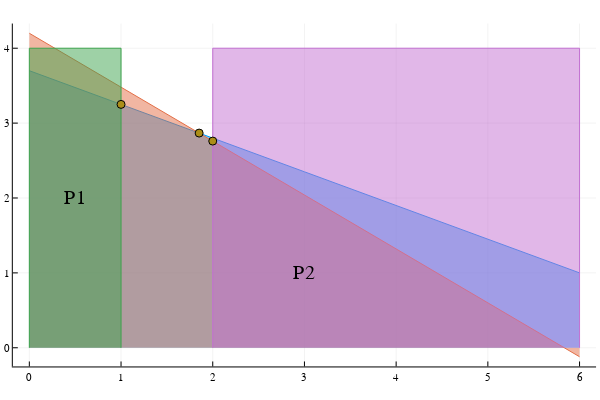

This figure's notebook cell:
### Markdown cell above
La solución óptima de la relajación de  $M_1$ es $(x_1,y_1)=(1;3.25)$ de valor $z_1=19.25$, y la solución óptima de la relajación de $M_2$ es $(x_2,y_2)=(2;2.76)$ de valor $z_2=19.8$. Luego ambos nodos se crean activos.
  
> Terminamos la ramificación:
> Se agregan al árbol BnB los nodos $(M_1,19.25,\text{activo})$ y $(M_2,19.8, \text{activo})$
> Propagamos las cotas. La cota superior de $M_0$ se actualiza de 19.888 a $\max\{19.25,19.8\}=19.8$.

### Code cell
#redibujamos el plot anterior
f(x) = (74-9x)/20
g(x) = (105-18x)/25
X = [0,6]
plot(X, [f,g], fill = (0, 0.5, :auto), leg=false)

#zona x<1
plot!([0, 0, 1, 1], [0, 4, 4, 0], fill=(0, 0.5, :auto))
annotate!(0.5, 2, "P1", :color)

#zona x>2
plot!([2, 2, 6, 6], [0, 4, 4, 0], fill=(0, 0.5, :auto))
annotate!(3, 1, "P2", :color)

#puntos encontrados
scatter!([x0, x1, x2],[y0,y1,y2])

### Figure 1 — Plotly figure (JSON) as saved in the notebook; plotly's stock layout.template omitted (floating-point values rounded to 4 significant figures)
{"data": [{"colorbar": {"title": ""}, "fill": "tozeroy", "fillcolor": "rgba(0, 154, 250, 0.500)", "legendgroup": "y1", "line": {"color": "rgba(0, 154, 250, 1.000)", "dash": "solid", "shape": "linear", "width": 1}, "mode": "lines", "name": "y1", "showlegend": true, "type": "scatter", "x": [0, 6], "xaxis": "x", "y": [3.7, 1], "yaxis": "y", "zmax": null, "zmin": null}, {"colorbar": {"title": ""}, "fill": "tozeroy", "fillcolor": "rgba(227, 111, 71, 0.500)", "legendgroup": "y2", "line": {"color": "rgba(227, 111, 71, 1.000)", "dash": "solid", "shape": "linear", "width": 1}, "mode": "lines", "name": "y2", "showlegend": true, "type": "scatter", "x": [0, 6], "xaxis": "x", "y": [4.2, -0.12], "yaxis": "y", "zmax": null, "zmin": null}, {"colorbar": {"title": ""}, "fill": "tozeroy", "fillcolor": "rgba(62, 164, 78, 0.500)", "legendgroup": "y3", "line": {"color": "rgba(62, 164, 78, 1.000)", "dash": "solid", "shape": "linear", "width": 1}, "mode": "lines", "name": "y3", "showlegend": true, "type": "scatter", "x": [0, 0, 1, 1], "xaxis": "x", "y": [0, 4, 4, 0], "yaxis": "y", "zmax": null, "zmin": null}, {"colorbar": {"title": ""}, "fill": "tozeroy", "fillcolor": "rgba(195, 113, 210, 0.500)", "legendgroup": "y4", "line": {"color": "rgba(195, 113, 210, 1.000)", "dash": "solid", "shape": "linear", "width": 1}, "mode": "lines", "name": "y4", "showlegend": true, "type": "scatter", "x": [2, 2, 6, 6], "xaxis": "x", "y": [0, 4, 4, 0], "yaxis": "y", "zmax": null, "zmin": null}, {"colorbar": {"title": ""}, "legendgroup": "y5", "marker": {"color": "rgba(172, 142, 24, 1.000)", "line": {"color": "rgba(0, 0, 0, 1.000)", "width": 1}, "size": 8, "symbol": "circle"}, "mode": "markers", "name": "y5", "showlegend": true, "type": "scatter", "x": [1.852, 1, 2], "xaxis": "x", "y": [2.867, 3.25, 2.76], "yaxis": "y", "zmax": null, "zmin": null}], "layout": {"annotations": [{"font": {"color": "rgba(0, 0, 0, 1.000)", "family": "color", "size": 20}, "rotation": 0, "showarrow": false, "text": "P1", "x": 0.5, "xanchor": "center", "xref": "x", "y": 2, "yanchor": "middle", "yref": "y"}, {"font": {"color": "rgba(0, 0, 0, 1.000)", "family": "color", "size": 20}, "rotation": 0, "showarrow": false, "text": "P2", "x": 3, "xanchor": "center", "xref": "x", "y": 1, "yanchor": "middle", "yref": "y"}], "height": 400, "margin": {"b": 20, "l": 0, "r": 0, "t": 20}, "paper_bgcolor": "rgba(255, 255, 255, 1.000)", "plot_bgcolor": "rgba(255, 255, 255, 1.000)", "showlegend": false, "width": 600, "xaxis": {"anchor": "y", "domain": [0.02138, 0.9934], "gridcolor": "rgba(0, 0, 0, 0.100)", "gridwidth": 0.5, "linecolor": "rgba(0, 0, 0, 1.000)", "mirror": false, "range": [-0.18, 6.18], "showgrid": true, "showline": true, "showticklabels": true, "tickangle": 0, "tickcolor": "rgb(0, 0, 0)", "tickfont": {"color": "rgba(0, 0, 0, 1.000)", "family": "sans-serif", "size": 11}, "tickmode": "array", "ticks": "inside", "ticktext": ["0", "1", "2", "3", "4", "5", "6"], "tickvals": [0, 1, 2, 3, 4, 5, 6], "title": "", "titlefont": {"color": "rgba(0, 0, 0, 1.000)", "family": "sans-serif", "size": 15}, "type": "-", "visible": true, "zeroline": false, "zerolinecolor": "rgba(0, 0, 0, 1.000)"}, "yaxis": {"anchor": "x", "domain": [0.03762, 0.9902], "gridcolor": "rgba(0, 0, 0, 0.100)", "gridwidth": 0.5, "linecolor": "rgba(0, 0, 0, 1.000)", "mirror": false, "range": [-0.2496, 4.33], "showgrid": true, "showline": true, "showticklabels": true, "tickangle": 0, "tickcolor": "rgb(0, 0, 0)", "tickfont": {"color": "rgba(0, 0, 0, 1.000)", "family": "sans-serif", "size": 11}, "tickmode": "array", "ticks": "inside", "ticktext": ["0", "1", "2", "3", "4"], "tickvals": [0, 1, 2, 3, 4], "title": "", "titlefont": {"color": "rgba(0, 0, 0, 1.000)", "family": "sans-serif", "size": 15}, "type": "-", "visible": true, "zeroline": false, "zerolinecolor": "rgba(0, 0, 0, 1.000)"}}}
